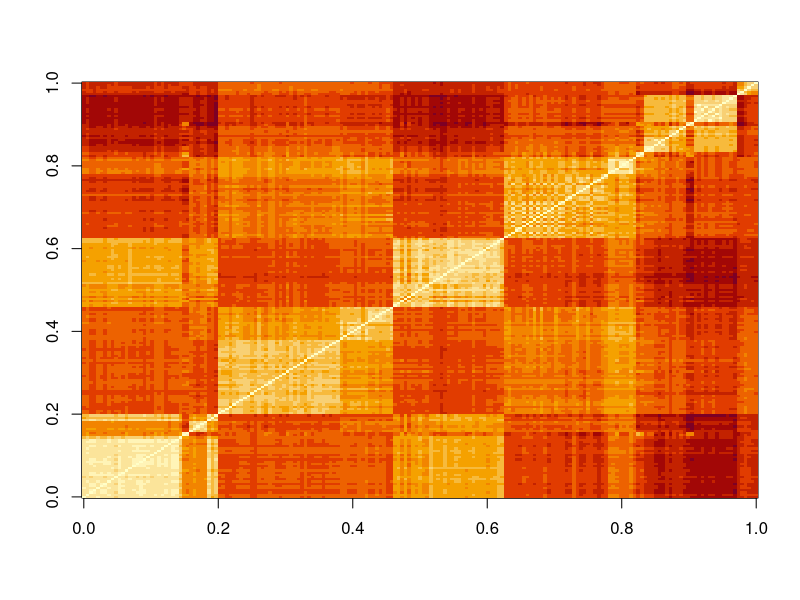

Recreate this plot in R.
#------------------------Q1--------------------------------
library(dslabs)
data("tissue_gene_expression")

dim(tissue_gene_expression$x) #the data set includes a matrix with dim 189 x 500

#This matrix has the gene expression levels of 500 genes from 189 biological samples representing 
#seven different tissues. The tissue type is stored in y:
table(tissue_gene_expression$y) 
sum(table(tissue_gene_expression$y)) #the biological samples sum up to 189

#Compute the Euclidean distance between each observation and stores it in the object d.
d <- dist(tissue_gene_expression$x)

#------------------------Q2--------------------------------
#Compare the distances between observations 1 and 2 (both cerebellum), observations 39 and 40 (both colon), 
#and observations 73 and 74 (both endometrium).

as.matrix(d)[35:42,35:42] #cerebellum
as.matrix(d)[39:40,39:40] #colon
as.matrix(d)[73:74,73:74] #endometrium

ind <- c(1, 2, 39, 40, 73, 74)
as.matrix(d)[ind,ind] #this way we can compare them against each other.

#------------------------Q3--------------------------------
#Make a plot of all the distances using the image function to see if the pattern you observed in Q2 is general.

image(as.matrix(d))
